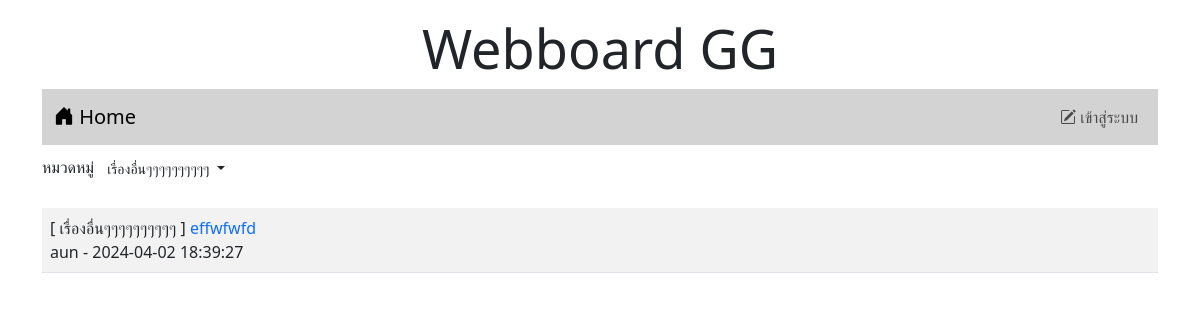
The app's page /index.php?id=0 with its own data.
### tables this page shows
CREATE TABLE `category` (
  `id` int(11) NOT NULL,
  `name` varchar(32) NOT NULL
);

CREATE TABLE `post` (
  `id` int(11) NOT NULL,
  `title` varchar(128) NOT NULL,
  `content` varchar(2048) NOT NULL,
  `post_date` datetime NOT NULL,
  `cat_id` int(11) NOT NULL,
  `user_id` int(11) NOT NULL
);

CREATE TABLE `user` (
  `id` int(11) NOT NULL,
  `login` varchar(32) NOT NULL,
  `password` varchar(64) NOT NULL,
  `name` varchar(64) NOT NULL,
  `gender` char(1) NOT NULL,
  `email` varchar(32) NOT NULL,
  `role` char(1) NOT NULL
);

### index.php (the view, shortened to what this page needs)
<!DOCTYPE html>
<html lang="en">
<head>
    <link href="https://cdn.jsdelivr.net/npm/bootstrap@5.3.0-alpha1/dist/css/bootstrap.min.css" rel="stylesheet">
    <link rel="stylesheet" href="https://cdn.jsdelivr.net/npm/bootstrap-icons@1.10.3/font/bootstrap-icons.css">
</head>
<div class = "container-lg">
<h1 style="text-align: center;font-size: 54px;"class="mt-3">Webboard GG</h1>
</div>
<body class="container">
    <?php include('nav.php')?>
    <div class="my-2 d-flex justify-content-between">
        <div>
            <lable>หมวดหมู่</lable>
            <span class="dropdown">
                <?php
                    $conn=new PDO("mysql:host=localhost;dbname=webboard;charset=utf8","root","");
                ?>
                <button class="btn btn-white-50 btn-sm dropdown-toggle" type="button" data-bs-toggle="dropdown"
                    aria-expanded="false">
                        <?php
                        if(isset($_GET['id'])){
                        $sql="SELECT name FROM category WHERE id=$_GET[id]";
                        foreach($conn->query($sql)as $row)
                        echo "$row[name]";
                        }else{
                            echo "--ทั้งหมด--";
                        }
                        ?>
                </button>
                    <?php
                         $sql="SELECT * FROM category";
                    ?>
                </span>
        </div>
    </div>
    <table class="table table-striped mt-4">
        <?php
        $conn=new PDO("mysql:host=localhost;dbname=webboard;charset=utf8", "root", "");
        if(isset($_GET['id'])){
            $sql="SELECT t3.name,t1.title,t1.id,t2.login,t1.post_date,t2.id as 'user_id' FROM post as t1
            INNER JOIN user as t2 ON (t1.user_id=t2.id)
            INNER JOIN category as t3 ON (t1.cat_id=t3.id)
            WHERE t1.cat_id=$_GET[id]
            ORDER BY t1.post_date DESC" ;
        }else{
            $sql="SELECT t3.name,t1.title,t1.id,t2.login,t1.post_date,t2.id as 'user_id' FROM post as t1
            INNER JOIN user as t2 ON (t1.user_id=t2.id)
            INNER JOIN category as t3 ON (t1.cat_id=t3.id)
            ORDER BY t1.post_date DESC" ;
        }
        $result=$conn->query($sql);
        while($row = $result->fetch()){
            echo "<tr><td class='d-flex'>
            <div class='flex-grow-1'>[ $row[0] ]<a href=post.php?id=$row[2]
            style=text-decoration:none> $row[1]</a><br>$row[3] - $row[4]</div>";
        }
        ?>
</table>
</body>
</html>

### records on screen
category: name "เรื่องอื่นๆๆๆๆๆๆๆๆๆๆ"
post: category.name "เรื่องอื่นๆๆๆๆๆๆๆๆๆๆ", title "effwfwfd", user.login "aun", post_date "2024-04-02 18:39:27"
